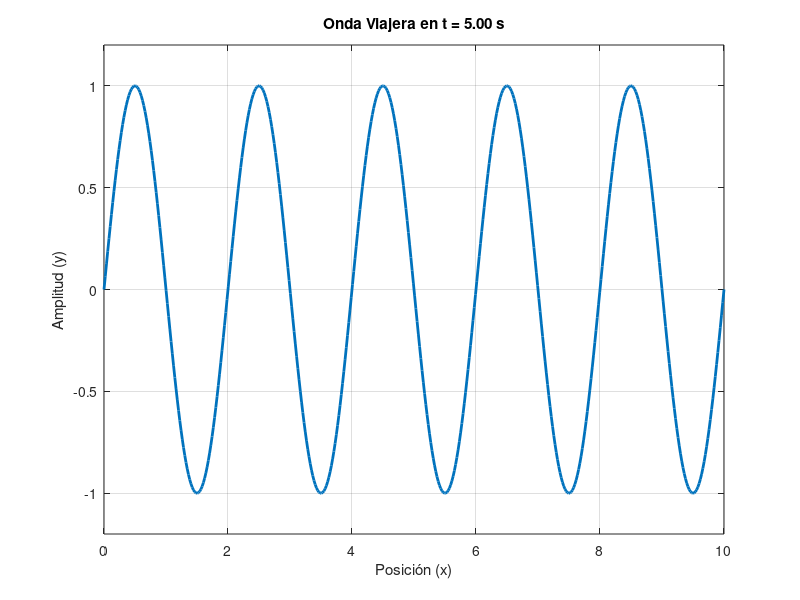

Source code (MATLAB):
% Parámetros de la onda
A = 1;          % Amplitud
lambda = 2;     % Longitud de onda
f = 1;          % Frecuencia
v = lambda * f; % Velocidad de propagación
phi0 = 0;       % Constante de desfase inicial (en radianes)

% Ejes espacial y temporal
x = linspace(0, 10, 500); % Posición
t = linspace(0, 5, 200);   % Tiempo

% Número de onda (k) y frecuencia angular (omega)
k = 2 * pi / lambda;
omega = 2 * pi * f;

% Bucle de animación
figure;
for n = 1:length(t)
    % Ecuación de la onda viajera (sentido derecho: x - v*t)
    y = A * sin(k * x - omega * t(n) + phi0);
    
    plot(x, y, 'LineWidth', 2);
    ylim([-A*1.2 A*1.2]);
    grid on;
    title(['Onda Viajera en t = ', num2str(t(n), '%.2f'), ' s']);
    xlabel('Posición (x)');
    ylabel('Amplitud (y)');
    drawnow;
end
